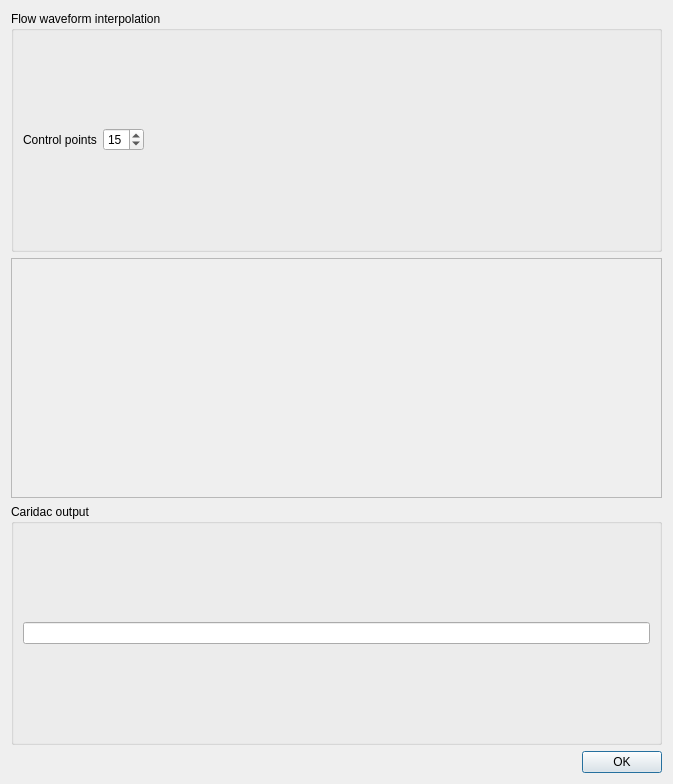
<?xml version="1.0" encoding="UTF-8"?>
<ui version="4.0">
 <class>TimeInterpolationDialog</class>
 <widget class="QDialog" name="TimeInterpolationDialog">
  <property name="geometry">
   <rect>
    <x>0</x>
    <y>0</y>
    <width>673</width>
    <height>784</height>
   </rect>
  </property>
  <property name="windowTitle">
   <string>Time interpolation settings</string>
  </property>
  <layout class="QVBoxLayout" name="verticalLayout_2">
   <item>
    <layout class="QVBoxLayout" name="verticalLayout_3">
     <item>
      <widget class="QGroupBox" name="groupBox">
       <property name="title">
        <string>Flow waveform interpolation</string>
       </property>
       <layout class="QHBoxLayout" name="horizontalLayout">
        <item>
         <widget class="QLabel" name="controlPointsLabel">
          <property name="text">
           <string>Control points</string>
          </property>
         </widget>
        </item>
        <item>
         <widget class="QSpinBox" name="controlPointsSpinBox">
          <property name="minimum">
           <number>1</number>
          </property>
          <property name="value">
           <number>15</number>
          </property>
         </widget>
        </item>
        <item>
         <spacer name="horizontalSpacer">
          <property name="orientation">
           <enum>Qt::Horizontal</enum>
          </property>
          <property name="sizeHint" stdset="0">
           <size>
            <width>40</width>
            <height>20</height>
           </size>
          </property>
         </spacer>
        </item>
       </layout>
       <zorder>controlPointsSpinBox</zorder>
       <zorder>controlPointsLabel</zorder>
       <zorder>horizontalSpacer</zorder>
      </widget>
     </item>
     <item>
      <layout class="QVBoxLayout" name="verticalLayout">
       <item>
        <widget class="QwtPlot" name="waveformPlot">
         <property name="frameShape">
          <enum>QFrame::StyledPanel</enum>
         </property>
         <property name="frameShadow">
          <enum>QFrame::Raised</enum>
         </property>
        </widget>
       </item>
      </layout>
     </item>
     <item>
      <widget class="QGroupBox" name="groupBox_2">
       <property name="title">
        <string>Caridac output</string>
       </property>
       <layout class="QHBoxLayout" name="horizontalLayout_2">
        <item>
         <widget class="QLineEdit" name="cardiacOutputValue">
          <property name="maximumSize">
           <size>
            <width>750</width>
            <height>16777215</height>
           </size>
          </property>
         </widget>
        </item>
       </layout>
      </widget>
     </item>
     <item>
      <widget class="QDialogButtonBox" name="buttonBox">
       <property name="orientation">
        <enum>Qt::Horizontal</enum>
       </property>
       <property name="standardButtons">
        <set>QDialogButtonBox::Ok</set>
       </property>
      </widget>
     </item>
    </layout>
   </item>
  </layout>
 </widget>
 <customwidgets>
  <customwidget>
   <class>QwtPlot</class>
   <extends>QFrame</extends>
   <header location="global">qwt_plot.h</header>
   <container>1</container>
  </customwidget>
 </customwidgets>
 <resources/>
 <connections>
  <connection>
   <sender>buttonBox</sender>
   <signal>accepted()</signal>
   <receiver>TimeInterpolationDialog</receiver>
   <slot>accept()</slot>
   <hints>
    <hint type="sourcelabel">
     <x>248</x>
     <y>254</y>
    </hint>
    <hint type="destinationlabel">
     <x>157</x>
     <y>274</y>
    </hint>
   </hints>
  </connection>
  <connection>
   <sender>buttonBox</sender>
   <signal>rejected()</signal>
   <receiver>TimeInterpolationDialog</receiver>
   <slot>reject()</slot>
   <hints>
    <hint type="sourcelabel">
     <x>316</x>
     <y>260</y>
    </hint>
    <hint type="destinationlabel">
     <x>286</x>
     <y>274</y>
    </hint>
   </hints>
  </connection>
 </connections>
</ui>
